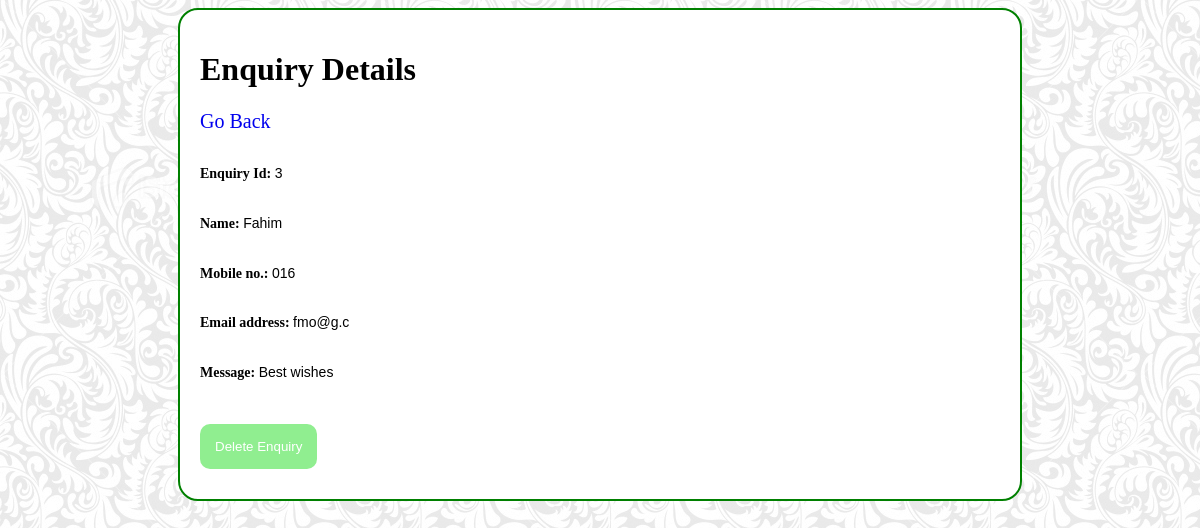
Page /enquiry_details.php?id=3 (signed in) on the committed database.
### tables this page shows
CREATE TABLE IF NOT EXISTS `enquiry` (
  `id` int(11) NOT NULL AUTO_INCREMENT,
  `name` varchar(100) NOT NULL,
  `mobile` varchar(100) NOT NULL,
  `email` varchar(100) NOT NULL,
  `message` varchar(500) NOT NULL,
  PRIMARY KEY (`id`)
);

### enquiry_details.php (the view, shortened to what this page needs)
<!DOCTYPE html>
<html>
    <head>
    </head>
    <body>
        <div class ="container">
        <h1>Enquiry Details</h1>
        <a href="admin_home.php">Go Back</a> <br>
        <?php
        $enquiry_id = $_GET['id'];
        $query = "select * from enquiry where id=".$enquiry_id;
        $result = mysql_query($query);
        if ($row = mysql_fetch_assoc($result)) {
        }else {
            header("location: admin_home.php");
        }
         ?>
         <h6>Enquiry Id:
         <span class="notBold"><?php echo $row['id']; ?></span>
         <br></h6>
         <h6>Name:
         <span class="notBold"><?php echo $row['name'] ?></span>
         </h6>
         <h6>Mobile no.:
         <span class="notBold"><?php echo $row['mobile'] ?></span>
         </h6>
         <h6>Email address:
         <span class="notBold"><?php echo $row['email']; ?></span>
         </h6>
         <h6>Message:
         <span class="notBold"><?php echo $row['message']; ?></span>
         </h6>
         <?php echo '<form action="enquiry_details.php?id='.$enquiry_id.'" method="post">'; ?>
             <input class="pulse" type="submit" name="delete_button" value="Delete Enquiry">
         </form>
     </div>
    </body>
</html>

### enquiry_details.php (style rules this page uses)
.container { background: white; margin: 0 auto; width: 800px; padding: 20px; border: 2px solid green; border-radius: 20px; }
body { background-image: url("images/tile.jpg"); }
h1 { font-family: 'Lobster', cursive; }
h6 { font-family: 'Lobster', cursive; font-size: 14px; }
a { text-decoration: none; font-size: 20px; }
.notBold { font-family: sans-serif; font-style: normal; font-weight: normal; }
input[type=submit] { border: none; border-radius: 10px; background-color: lightgreen; color: white; padding: 15px; cursor: pointer; margin: 10px; margin-left: 0px; }
.pulse { display: inline-block; -webkit-transform: translateZ(0); -ms-transform: translateZ(0); transform: translateZ(0); box-shadow: 0 0 1px rgba(0, 0, 0, 0); }

### rows in the picture
enquiry: id "3", name "Fahim", mobile "016", email "fmo@g.c", message "Best wishes"
